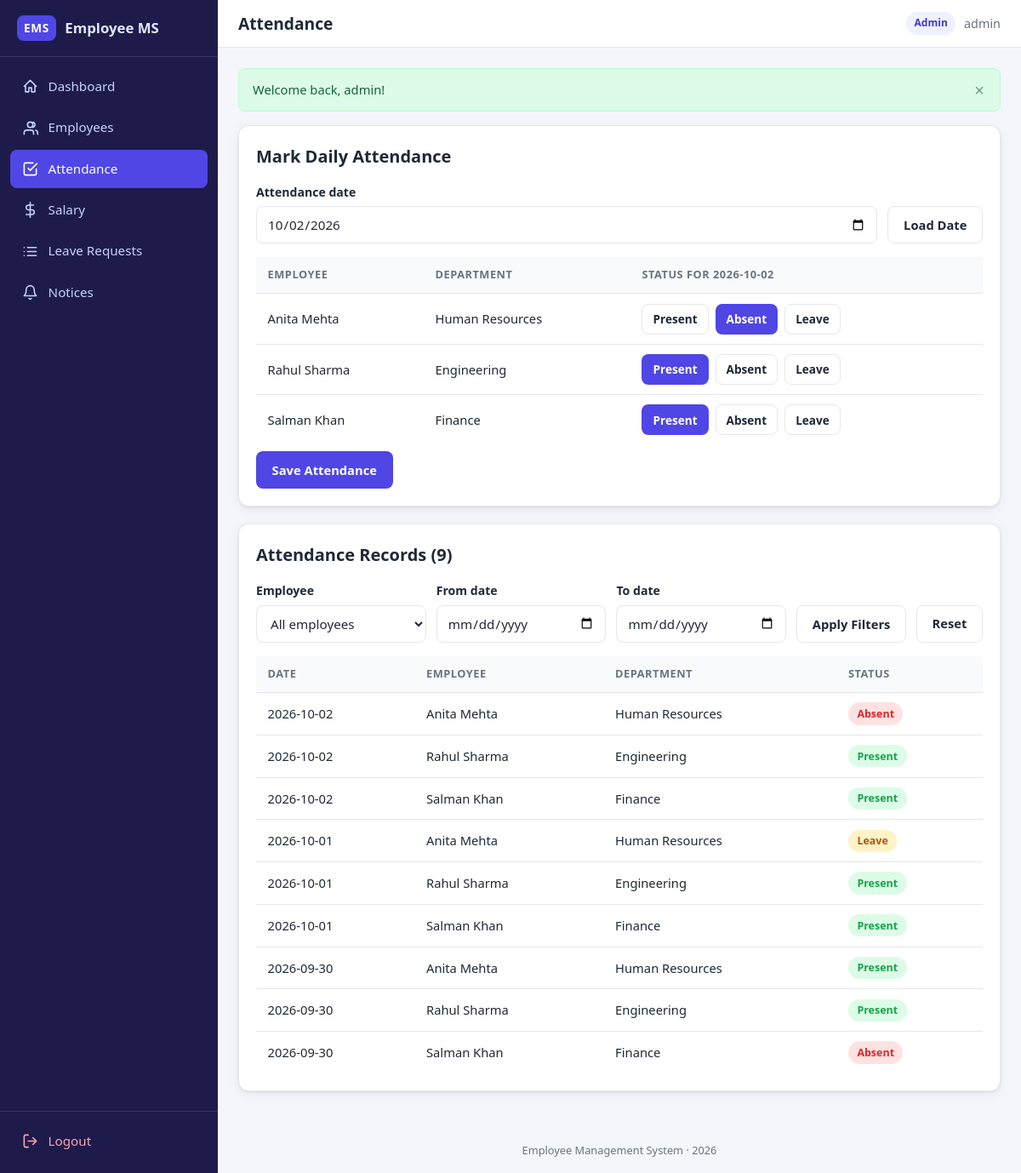
/admin/attendance.php (signed in), run on the app's committed database.
### tables this page shows
CREATE TABLE employee (
    emp_id     INT AUTO_INCREMENT PRIMARY KEY,
    name       VARCHAR(120) NOT NULL,
    email      VARCHAR(150) NOT NULL,
    contact    VARCHAR(30)  DEFAULT NULL,
    department VARCHAR(100) DEFAULT NULL,
    position   VARCHAR(100) DEFAULT NULL,
    user_id    INT NOT NULL UNIQUE,
    CONSTRAINT fk_employee_user FOREIGN KEY (user_id)
        REFERENCES users (user_id) ON DELETE CASCADE
);

CREATE TABLE attendance (
    attendance_id   INT AUTO_INCREMENT PRIMARY KEY,
    emp_id          INT NOT NULL,
    attendance_date DATE NOT NULL,
    status          ENUM('Present','Absent','Leave') NOT NULL DEFAULT 'Present',
    UNIQUE KEY uq_attendance_emp_date (emp_id, attendance_date),
    CONSTRAINT fk_attendance_emp FOREIGN KEY (emp_id)
        REFERENCES employee (emp_id) ON DELETE CASCADE
);

### admin/attendance.php (the view, shortened to what this page needs)
<?php
require_once dirname(__DIR__) . '/config.php';
$perPage    = 10;
$markDate = (string) ($_GET['mark_date'] ?? date('Y-m-d'));
$allEmployees = $pdo->query('SELECT emp_id, name, department FROM employee ORDER BY name')->fetchAll();
$existingStmt = $pdo->prepare('SELECT emp_id, status FROM attendance WHERE attendance_date = ?');
$existingStmt->execute([$markDate]);
$existing = array_column($existingStmt->fetchAll(), 'status', 'emp_id');
$dateFrom  = (string) ($_GET['from'] ?? '');
$dateTo    = (string) ($_GET['to'] ?? '');
$page      = max(1, (int) ($_GET['page'] ?? 1));
$where  = [];
$params = [];
$whereSql = $where ? 'WHERE ' . implode(' AND ', $where) : '';
$countStmt = $pdo->prepare("SELECT COUNT(*) FROM attendance a {$whereSql}");
$countStmt->execute($params);
$totalRows  = (int) $countStmt->fetchColumn();
$totalPages = max(1, (int) ceil($totalRows / $perPage));
$page       = min($page, $totalPages);
$offset     = ($page - 1) * $perPage;
$listStmt = $pdo->prepare(
    "SELECT a.*, e.name, e.department
     FROM attendance a JOIN employee e ON e.emp_id = a.emp_id
     {$whereSql}
     ORDER BY a.attendance_date DESC, e.name
     LIMIT {$perPage} OFFSET {$offset}"
);
$listStmt->execute($params);
$records = $listStmt->fetchAll();
require dirname(__DIR__) . '/includes/header.php';
?>
<div class="card">
    <div class="card-header">
        <h2>Mark Daily Attendance</h2>
    </div>
    <form method="get" action="attendance.php" class="filters">
        <div class="form-group">
            <label for="mark_date">Attendance date</label>
            <input type="date" id="mark_date" name="mark_date" value="<?= e($markDate) ?>" max="<?= e(date('Y-m-d')) ?>">
        </div>
        <button type="submit" class="btn btn-secondary">Load Date</button>
    </form>
    <form method="post" action="attendance.php">
        <div class="table-wrap">
            <table>
                <thead>
                    <tr><th>Employee</th><th>Department</th><th>Status for <?= e($markDate) ?></th></tr>
                </thead>
                <tbody>
                    <?php foreach ($allEmployees as $emp): ?>
                        <?php $current = $existing[$emp['emp_id']] ?? 'Present'; ?>
                        <tr>
                            <td><?= e($emp['name']) ?></td>
                            <td><?= e($emp['department']) ?></td>
                            <td>
                                <div class="btn-group" role="radiogroup" aria-label="Attendance status">
                                    <?php foreach (['Present', 'Absent', 'Leave'] as $opt): ?>
                                        <label class="btn btn-sm <?= $current === $opt ? 'btn-primary' : 'btn-secondary' ?>" style="margin:0">
                                            <?= $opt ?>
                                        </label>
                                    <?php endforeach; ?>
                                </div>
                            </td>
                        </tr>
                    <?php endforeach; ?>
                </tbody>
            </table>
        </div>
        <?php if ($allEmployees): ?>
            <div class="form-actions">
                <button type="submit" class="btn btn-primary">Save Attendance</button>
            </div>
        <?php endif; ?>
    </form>
</div>
<div class="card">
    <div class="card-header">
        <h2>Attendance Records (<?= $totalRows ?>)</h2>
    </div>
    <form class="filters" method="get" action="attendance.php">
        <div class="form-group">
            <label for="emp_id">Employee</label>
            <select id="emp_id" name="emp_id">
                <option value="0">All employees</option>
            </select>
        </div>
        <div class="form-group">
            <label for="from">From date</label>
            <input type="date" id="from" name="from" value="<?= e($dateFrom) ?>" data-date-from>
        </div>
        <div class="form-group">
            <label for="to">To date</label>
            <input type="date" id="to" name="to" value="<?= e($dateTo) ?>" data-date-to>
        </div>
        <button type="submit" class="btn btn-secondary">Apply Filters</button>
        <a class="btn btn-secondary" href="attendance.php">Reset</a>
    </form>
    <div class="table-wrap">
        <table>
            <thead>
                <tr><th>Date</th><th>Employee</th><th>Department</th><th>Status</th></tr>
            </thead>
            <tbody>
                <?php foreach ($records as $row): ?>
                    <tr>
                        <td><?= e($row['attendance_date']) ?></td>
                        <td><?= e($row['name']) ?></td>
                        <td><?= e($row['department']) ?></td>
                        <td><?= status_badge($row['status']) ?></td>
                    </tr>
                <?php endforeach; ?>
            </tbody>
        </table>
    </div>
</div>
<?php require dirname(__DIR__) . '/includes/footer.php'; ?>

### config.php (shortened to what this page needs)
<?php
function e(?string $value): string
{
    return htmlspecialchars((string) $value, ENT_QUOTES, 'UTF-8');
}
function status_badge(string $status): string
{
    return match ($status) {
        'Present', 'Approved' => '<span class="badge badge-green">'  . e($status) . '</span>',
        'Absent', 'Rejected'  => '<span class="badge badge-red">'    . e($status) . '</span>',
        default               => '<span class="badge badge-yellow">' . e($status) . '</span>',
    };
}

### assets/style.css (style rules this page uses)
:root { --primary: #4f46e5; --primary-dark: #4338ca; --primary-light: #eef2ff; --sidebar-bg: #1e1b4b; --sidebar-hover: #312e81; --bg: #f4f6fb; --card-bg: #ffffff; --text: #1f2937; --text-muted: #6b7280; --border: #e5e7eb; --green: #16a34a; --green-bg: #dcfce7; --red: #dc2626; --red-bg: #fee2e2; --yellow: #b45309; --yellow-bg: #fef3c7; --blue: #2563eb; --blue-bg: #dbeafe; --radius: 12px; --shadow: 0 1px 3px rgba(15, 23, 42, 0.08), 0 4px 14px rgba(15, 23, 42, 0.06); --sidebar-w: 256px; }
* { margin: 0; padding: 0; box-sizing: border-box; }
html { -webkit-text-size-adjust: 100%; }
body { font-family: "Segoe UI", system-ui, -apple-system, Roboto, "Helvetica Neue", Arial, sans-serif; background: var(--bg); color: var(--text); line-height: 1.55; min-height: 100vh; }
a { color: var(--primary); text-decoration: none; }
h2 { font-size: 1.25rem; margin-bottom: 0.75rem; }
.card { background: var(--card-bg); border: 1px solid var(--border); border-radius: var(--radius); box-shadow: var(--shadow); padding: 1.25rem; margin-bottom: 1.25rem; }
.card-header { display: flex; align-items: center; justify-content: space-between; flex-wrap: wrap; gap: 0.75rem; margin-bottom: 1rem; }
.card-header h2 { margin-bottom: 0; }
.table-wrap { overflow-x: auto; -webkit-overflow-scrolling: touch; }
table { width: 100%; border-collapse: collapse; font-size: 0.92rem; min-width: 560px; }
th, td { text-align: left; padding: 0.7rem 0.85rem; border-bottom: 1px solid var(--border); white-space: nowrap; }
th { background: #f9fafb; color: var(--text-muted); font-weight: 600; font-size: 0.8rem; text-transform: uppercase; letter-spacing: 0.04em; }
tbody tr:last-child td { border-bottom: none; }
.badge { display: inline-block; padding: 0.22rem 0.65rem; border-radius: 999px; font-size: 0.78rem; font-weight: 600; }
.badge-green { background: var(--green-bg); color: var(--green); }
.badge-red { background: var(--red-bg); color: var(--red); }
.badge-yellow { background: var(--yellow-bg); color: var(--yellow); }
.btn { display: inline-flex; align-items: center; justify-content: center; gap: 0.4rem; min-height: 44px; padding: 0.55rem 1.1rem; border: 1px solid transparent; border-radius: 8px; font-size: 0.92rem; font-weight: 600; font-family: inherit; cursor: pointer; transition: background 0.15s ease, border-color 0.15s ease; }
.btn-primary { background: var(--primary); color: #fff; }
.btn-secondary { background: #fff; color: var(--text); border-color: var(--border); }
.btn-sm { min-height: 36px; padding: 0.35rem 0.75rem; font-size: 0.85rem; }
.btn-group { display: flex; gap: 0.5rem; flex-wrap: wrap; }
.form-group { margin-bottom: 1rem; }
.form-group label { display: block; font-weight: 600; font-size: 0.88rem; margin-bottom: 0.35rem; }
.form-group input, .form-group select, .form-group textarea { width: 100%; min-height: 44px; padding: 0.6rem 0.75rem; border: 1px solid var(--border); border-radius: 8px; font-size: 0.95rem; font-family: inherit; background: #fff; color: var(--text); transition: border-color 0.15s ease, box-shadow 0.15s ease; }
.form-actions { display: flex; gap: 0.75rem; flex-wrap: wrap; margin-top: 0.5rem; }
.filters { display: flex; flex-wrap: wrap; gap: 0.75rem; align-items: flex-end; margin-bottom: 1rem; }
.filters .form-group { margin-bottom: 0; min-width: 160px; flex: 1; }
.filters .btn { flex-shrink: 0; }

### data on the page
employee: name "Anita Mehta", department "Human Resources", opt "Present", opt "Absent", opt "Leave"
employee: name "Rahul Sharma", department "Engineering", opt "Present", opt "Absent", opt "Leave"
employee: name "Salman Khan", department "Finance", opt "Present", opt "Absent", opt "Leave"
attendance: attendance_date "2026-10-02", emp.name "Anita Mehta", emp.department "Human Resources", status "Absent"
attendance: attendance_date "2026-10-02", emp.name "Rahul Sharma", emp.department "Engineering", status "Present"
attendance: attendance_date "2026-10-02", emp.name "Salman Khan", emp.department "Finance", status "Present"
attendance: attendance_date "2026-10-01", emp.name "Anita Mehta", emp.department "Human Resources", status "Leave"
attendance: attendance_date "2026-10-01", emp.name "Rahul Sharma", emp.department "Engineering", status "Present"
attendance: attendance_date "2026-10-01", emp.name "Salman Khan", emp.department "Finance", status "Present"
attendance: attendance_date "2026-09-30", emp.name "Anita Mehta", emp.department "Human Resources", status "Present"
attendance: attendance_date "2026-09-30", emp.name "Rahul Sharma", emp.department "Engineering", status "Present"
attendance: attendance_date "2026-09-30", emp.name "Salman Khan", emp.department "Finance", status "Absent"

### other printed values
$label "Dashboard"
$label "Employees"
$label "Attendance"
$label "Salary"
$label "Leave Requests"
$label "Notices"
$page_title "Attendance"
$role "Admin"
$_SESSION['username'] "admin"
$flash['message'] "Welcome back, admin!"
$totalRows "9"
